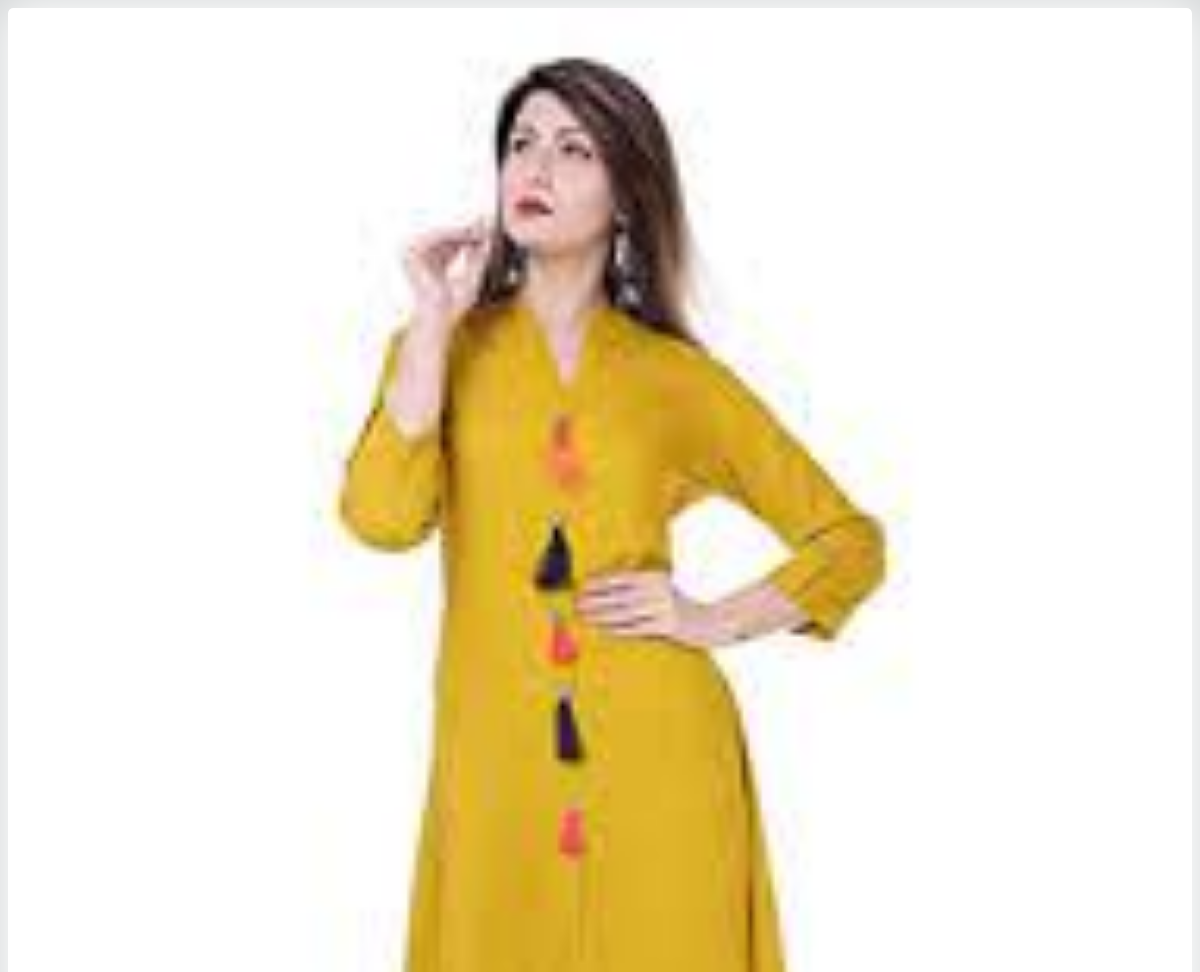
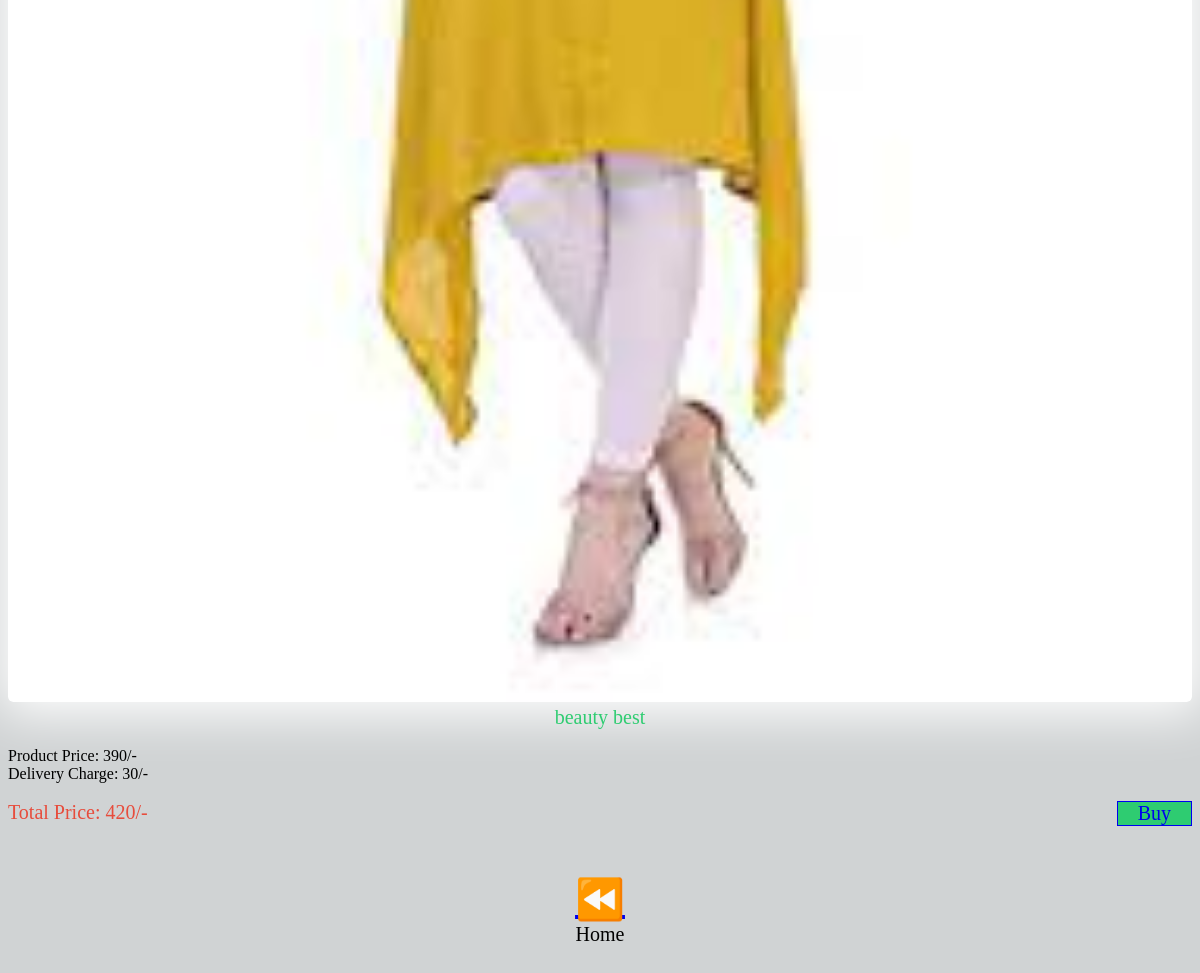
Page /user_login/log-shop.php?product_id=40 on the committed database (2 pictures, top to bottom).
### tables this page shows
CREATE TABLE `items` (
  `id` int(100) NOT NULL,
  `product_name` varchar(100) NOT NULL,
  `product_price` varchar(30) NOT NULL,
  `product_image` varchar(100) NOT NULL
);

### user_login/log-shop.php (the view, shortened to what this page needs)
<!DOCTYPE html>
<head>
</head>
<body>
<?php
     $id=$_REQUEST['product_id'];
     $email=$_REQUEST['email'];
   include('conn2.php');
    $p_select="SELECT * From items where id='$id'";
    $query=mysqli_query($conn,$p_select);
        while($fetch=mysqli_fetch_array($query)){
            $product_image=$fetch['product_image'];
            $product_name=$fetch['product_name'];
            $product_price=$fetch['product_price'];
        }
        $u_select="SELECT * from user where email='$email'";
        $u_query=mysqli_query($conn,$u_select);
        while($search=mysqli_fetch_array($u_query)){
           	$email=$search['email'];
            $password=$search['password'];
        }
    ?>
    <?php
    $delivery_charge=30;
    $total=$product_price+$delivery_charge;
    ?>
    <div class="body-1">
        <img class="image" src="<?php echo "/admin/product_image/" .$product_image ?>">
        <div class="name">
            <?php echo $product_name ?>
        </div>
        <br/>
        <div class="price1">
            <?php echo "Product Price: " .$product_price. "/-" ?><br/>
            <?php echo "Delivery Charge: " .$delivery_charge. "/-" ?><br/>
        </div><br/>
        <div class="price">
            <?php echo "Total Price:  " .$total. "/-" ?>
            <a href="#" class="buy" onclick="openNav()"> Buy</a>
        </div>
    </div>
    <div class="back1" >
        <a class="back" href="relogin.php?email=<?php echo $email ?>&password=<?php echo $password ?>"> ⏪ </a><br/>
        Home
        <br/><br/><br/><br/><br/><br/><br/><br/><br/><br/>
    </div>
</body>
</html>

### user_login/log-shop.php (style rules this page uses)
body { background-color: #D0D3D4 ; }
.image { width: 100%; border-radius: 5px; box-shadow: 2px 2px 50px 10px white; }
.name { color: #2ECC71; text-align: center; font-size: 20px; }
.price { color: #E74C3C; display: flex; justify-content: space-between; font-size: 20px; }
.buy { text-decoration: none; border: solid 1px; padding-left: 20px; padding-right: 20px; background-color: #2ECC71; font-size: 20px; }
.back1 { margin-top: 50px; text-align: center; flex-direction: column; font-size: 20px; }
.back { font-size: 40px; margin-top: 30px; }

### rows in the picture
items: product_image (picture), product_name "beauty best", product_price "390", product_price "420"

### other values in the picture
$delivery_charge "30"
